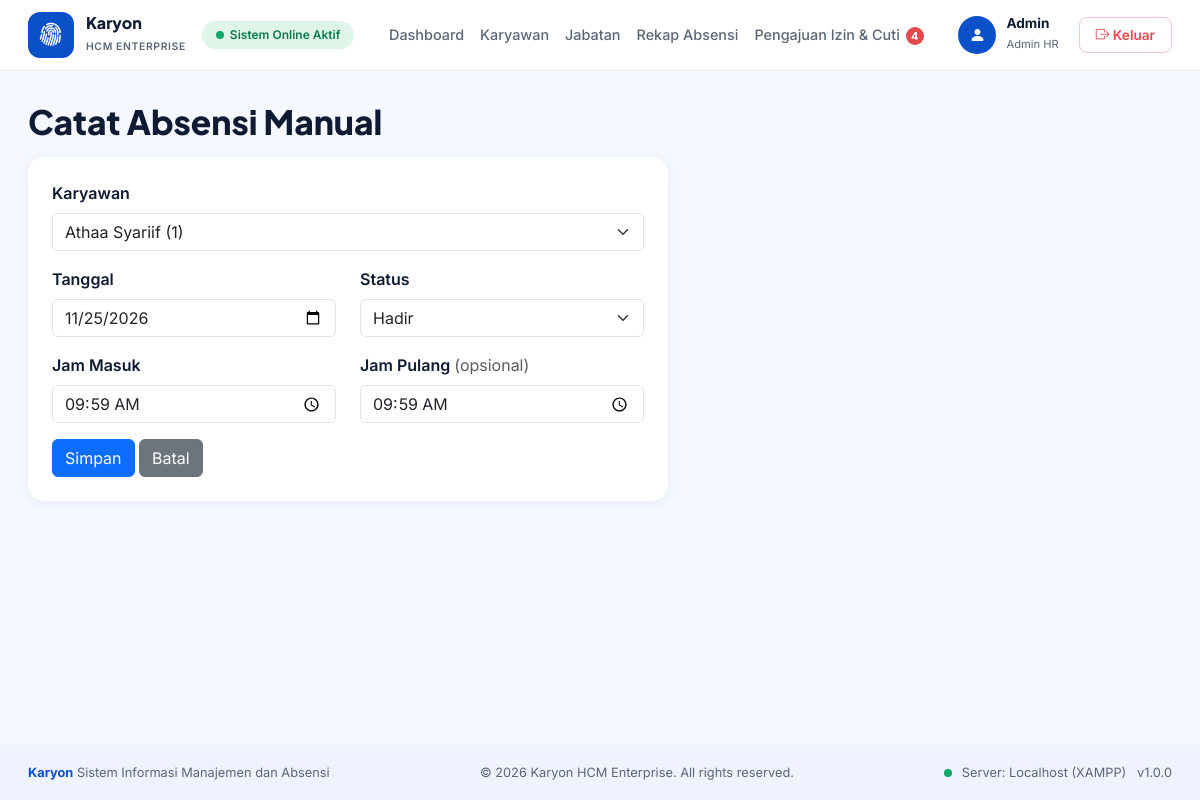
/admin/absensi_manual.php?karyawan=1&tanggal=2026-11-25 (signed in), run on the app's committed database.
### tables this page shows
CREATE TABLE `absensi` (
  `id` int(11) NOT NULL,
  `karyawan_id` int(11) NOT NULL,
  `tanggal` date NOT NULL,
  `jam_masuk` time DEFAULT NULL,
  `jam_pulang` time DEFAULT NULL,
  `status` enum('Hadir','Izin','Sakit','Alpha','Cuti') DEFAULT 'Hadir',
  `keterangan` varchar(255) DEFAULT NULL,
  `pengajuan_id` int(11) DEFAULT NULL
);

### includes/fungsi.php (called while the page is built, shortened)
<?php
function h($teks) {
    return htmlspecialchars($teks ?? '');
}

### admin/absensi_manual.php (the view, shortened to what this page needs)
<?php
require_once '../auth/cek_session.php';
require_once '../includes/fungsi.php';
$daftar      = $conn->query("SELECT id, nip, nama FROM karyawan ORDER BY nama");
$karyawan_id = (int)($_GET['karyawan'] ?? $_POST['karyawan_id'] ?? 0);
$tanggal     = $_GET['tanggal'] ?? $_POST['tanggal'] ?? date('Y-m-d');
$status = 'Hadir'; $jam_masuk = ''; $jam_pulang = '';
if ($karyawan_id && $_SERVER['REQUEST_METHOD'] !== 'POST') {
    $stmt = $conn->prepare("SELECT * FROM absensi WHERE karyawan_id = ? AND tanggal = ?");
    $stmt->bind_param("is", $karyawan_id, $tanggal);
    $stmt->execute();
    if ($ada = $stmt->get_result()->fetch_assoc()) {
        $status     = $ada['status'];
        $jam_masuk  = substr($ada['jam_masuk'] ?? '', 0, 5);
        $jam_pulang = substr($ada['jam_pulang'] ?? '', 0, 5);
    }
}
include '../includes/header.php';
?>
<div style="max-width:640px">
  <h2 class="k-title mb-3">Catat Absensi Manual</h2>
  <div class="k-panel p-4">
    <form method="POST">
      <div class="mb-3">
        <label class="form-label fw-semibold">Karyawan</label>
        <select name="karyawan_id" class="form-select" required>
          <?php while ($k = $daftar->fetch_assoc()): ?>
            <option value="<?= $k['id'] ?>" <?= $karyawan_id == $k['id'] ? 'selected' : '' ?>>
              <?= h($k['nama']) ?> (<?= h($k['nip']) ?>)
            </option>
          <?php endwhile; ?>
        </select>
      </div>
      <div class="row">
        <div class="col-md-6 mb-3">
          <label class="form-label fw-semibold">Tanggal</label>
          <input type="date" name="tanggal" class="form-control" value="<?= h($tanggal) ?>" required>
        </div>
        <div class="col-md-6 mb-3">
          <label class="form-label fw-semibold">Status</label>
          <select name="status" id="status-manual" class="form-select">
            <?php foreach (['Hadir', 'Izin', 'Sakit', 'Alpha'] as $s): ?>
              <option value="<?= $s ?>" <?= $status === $s ? 'selected' : '' ?>><?= $s ?></option>
            <?php endforeach; ?>
          </select>
        </div>
      </div>
      <div class="row" id="kolom-jam">
        <div class="col-md-6 mb-3">
          <label class="form-label fw-semibold">Jam Masuk</label>
          <input type="time" name="jam_masuk" class="form-control" value="<?= h($jam_masuk) ?>">
        </div>
        <div class="col-md-6 mb-3">
          <label class="form-label fw-semibold">Jam Pulang <span class="text-muted fw-normal">(opsional)</span></label>
          <input type="time" name="jam_pulang" class="form-control" value="<?= h($jam_pulang) ?>">
        </div>
      </div>
      <button type="submit" class="btn btn-primary">Simpan</button>
      <a href="dashboard.php?tanggal=<?= h($tanggal) ?>" class="btn btn-secondary">Batal</a>
    </form>
  </div>
</div>
<?php include '../includes/footer.php'; ?>

### assets/karyon.css (style rules this page uses)
:root { --biru: #0b4fc9; --biru-tua: #0a3fa3; --teks: #0f1b33; --abu: #5b6577; --garis: #e3e9f5; --bg-lembut: #eef3ff; --hijau: #12a86b; --merah: #e5484d; }
body.k-app { font-family: 'Inter', sans-serif; color: var(--teks); background: #f5f8ff; min-height: 100vh; display: flex; flex-direction: column; }
.k-title { font-family: 'Plus Jakarta Sans', sans-serif; font-weight: 800; font-size: 2.1rem; margin: 0; display: inline-flex; align-items: center; gap: 12px; flex-wrap: wrap; }
.k-panel { background: #fff; border-radius: 16px; box-shadow: 0 2px 12px rgba(15, 40, 100, .06); overflow: hidden; }

### data on the page
absensi: status "Hadir", jam_masuk "09:59", jam_pulang "09:59"

### other printed values
$jml_menunggu "4"
$nama_tampil "Admin"
form field karyawan_id "Athaa Syariif (1)"
